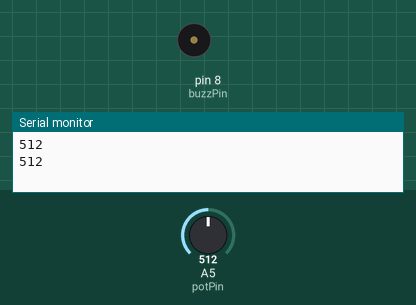
Simulated run of this sketch. Board: Arduino Uno, built with avr-gcc and run on an emulated ATmega328P. On the bench: buzzer (waves = sounding, pin HIGH), the last lines printed to the serial monitor. Inputs (shaded band) come from the test bench; at power-on: A5 (potPin) = 512.

Above: at 2.8 s.
2.9 s: A5 (potPin) set to 987
5.6 s: A5 (potPin) set to 1011
At 6.8 s:
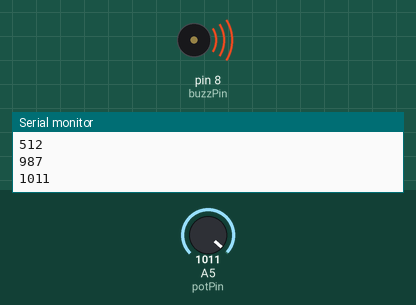
8.3 s: A5 (potPin) set to 990
At 11.0 s:
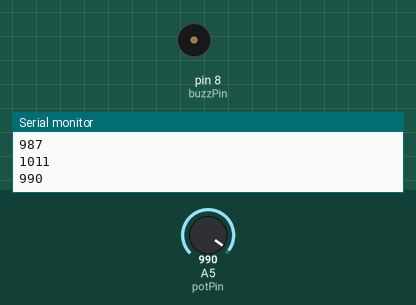
11.5 s: A5 (potPin) set to 1010
At 12.6 s:
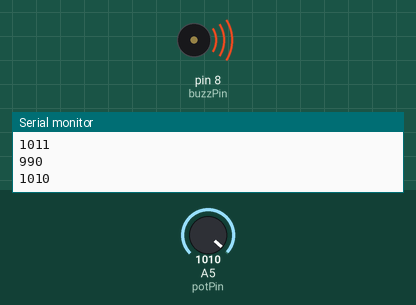
Timing chart, 0 to 14.5 s (numbered marks = the images above; inputs shaded):
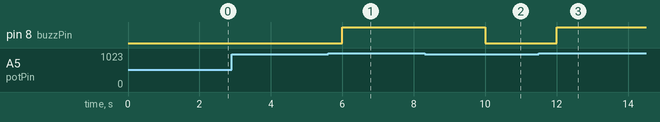

The sketch:

arduino_project_control_buzzer_with_potentiometr.ino
```cpp
int potPin = A5;
int potVal;
int buzzPin = 8;
int wt = 2000;

void setup(){

 Serial.begin(9600);
 pinMode(potPin, INPUT);
 pinMode(buzzPin, OUTPUT);

}

void loop(){

  potVal = analogRead(potPin);
  Serial.println(potVal);
  if(potVal >= 1000){
    digitalWrite(buzzPin, HIGH);
    delay(wt);
  }
  else{
    digitalWrite(buzzPin, LOW);
  }
  delay(wt);

}
```

Measured:
- the behaviour switches between 999 and 1000 on A5 (potPin) (found by bisection; images 0 and 1)
- after the input at 5.6 s, pin 8 (buzzPin): LOW → HIGH after 0.40 s
- after the input at 8.3 s, pin 8 (buzzPin): HIGH → LOW after 1.7 s
- after the input at 11.5 s, pin 8 (buzzPin): LOW → HIGH after 0.50 s
